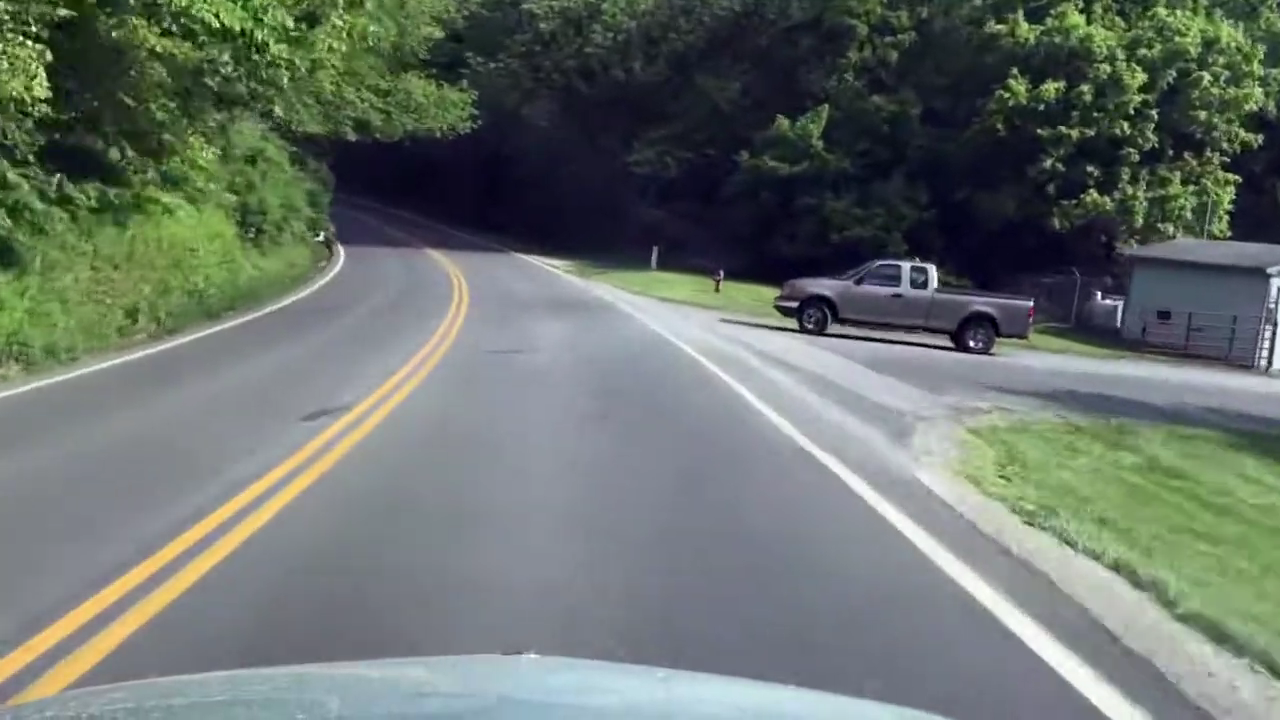
#> input picture Task 2/2 (1).png, 1280 x 720 px, found by its file name
$ python 'Code 1.py'
#> lines starting #> are read from the running program, lines starting #| are printed output that depends on the picture; after the words box and inside, x2 and y2 are one past the last pixel; in counts of white or black regions, pixels touching at a corner belong together
import cv2
import numpy as np


def canny(img):
    gray = cv2.cvtColor(img, cv2.COLOR_BGR2GRAY)
    blur = cv2.GaussianBlur(gray, (5,5), 0)
    canny = cv2.Canny(blur, 50, 150)
    return canny

def ROI(img):
    height = img.shape[0]
    polygons = np.array([
        [(-100, height), (1500, height), (450, 250), (300, 250)]
    ])
    mask = np.zeros_like(img)
    cv2.fillPoly(mask, polygons, 255)
    masked_image = cv2.bitwise_and(img, mask)
    return masked_image

def display_lines(img, lines):
    line_image = np.zeros_like(img)
    if lines is not None:
        for line in lines:
            x1, y1, x2, y2 = line.reshape(4)
            cv2.line(line_image, (x1, y1), (x2, y2), (255, 0, 0), 10)
    return line_image

def coordinates(img, parameters):
    slope, intercept = parameters
    y1 = img.shape[0]
    y2 = int(y1 * (3/5))
    x1 = int((y1 - intercept) / slope)
    x2 = int((y2 - intercept) / slope)
    return np.array([x1, y1, x2, y2])


def average_slope(img, lines):
    left_fit = []
    right_fit = []
    if lines is not None:
        for line in lines:
            x1, y1, x2, y2 = line.reshape(4)
            parameters = np.polyfit((x1, x2), (y1, y2), 1)
            slope = parameters[0]
            intercept = parameters[1]
            if slope < 0:
                left_fit.append((slope, intercept))
            else:
                right_fit.append((slope, intercept))
    left_fit_average = np.average(left_fit, axis=0)
    right_fit_average = np.average(right_fit, axis=0)
    left_line = coordinates(img, left_fit_average)
    right_line = coordinates(img, right_fit_average)
    return np.array([left_line, right_line])

img = cv2.imread("c:\\Users\\Dell\\Desktop\\Soumye Chauhan 26-B3-39\\Task 2\\2 (1).png", -1)
#> img is the input picture: shape (720, 1280, 4); mean B, G, R, A 108.2, 114.3, 105.3, 255
lane_image = np.copy(img)
canny = canny(lane_image)
#> in canny, `canny = cv2.Canny(blur, 50, 150)`:
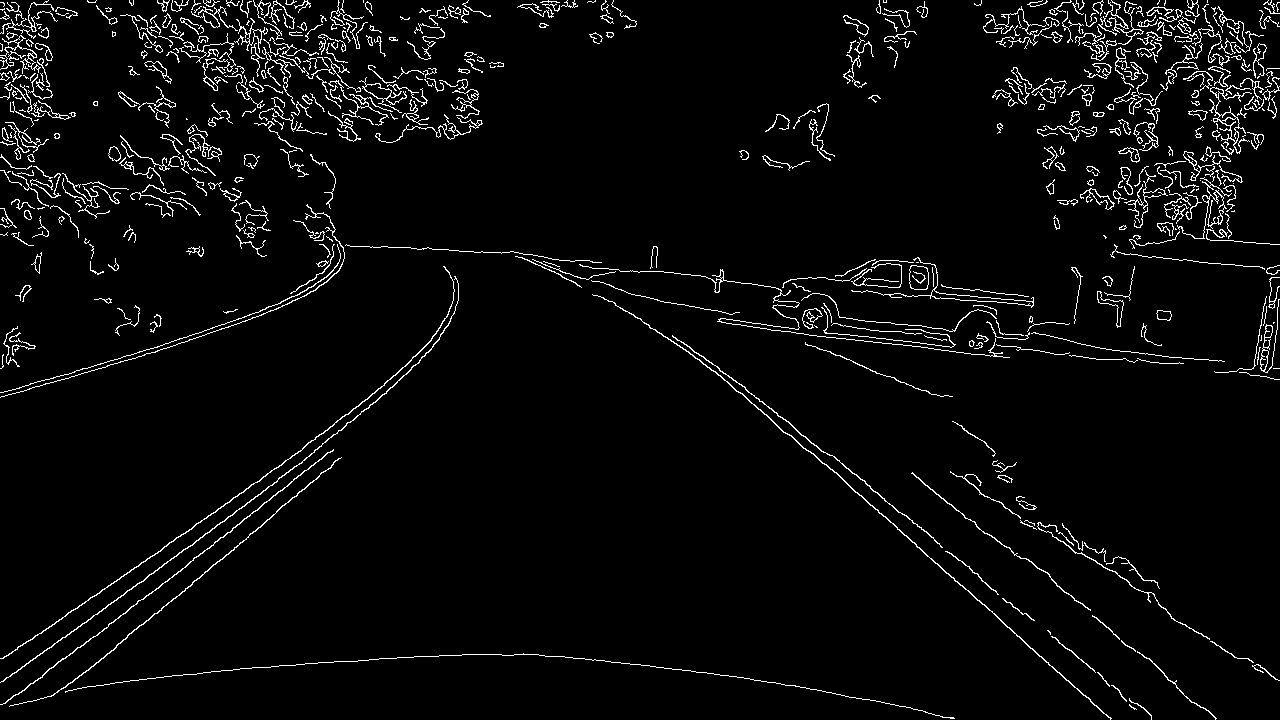
#> canny: shape (720, 1280); 3.9% white in thin lines or dots
roi = ROI(canny)
#> in ROI, `cv2.fillPoly(mask, polygons, 255)`:
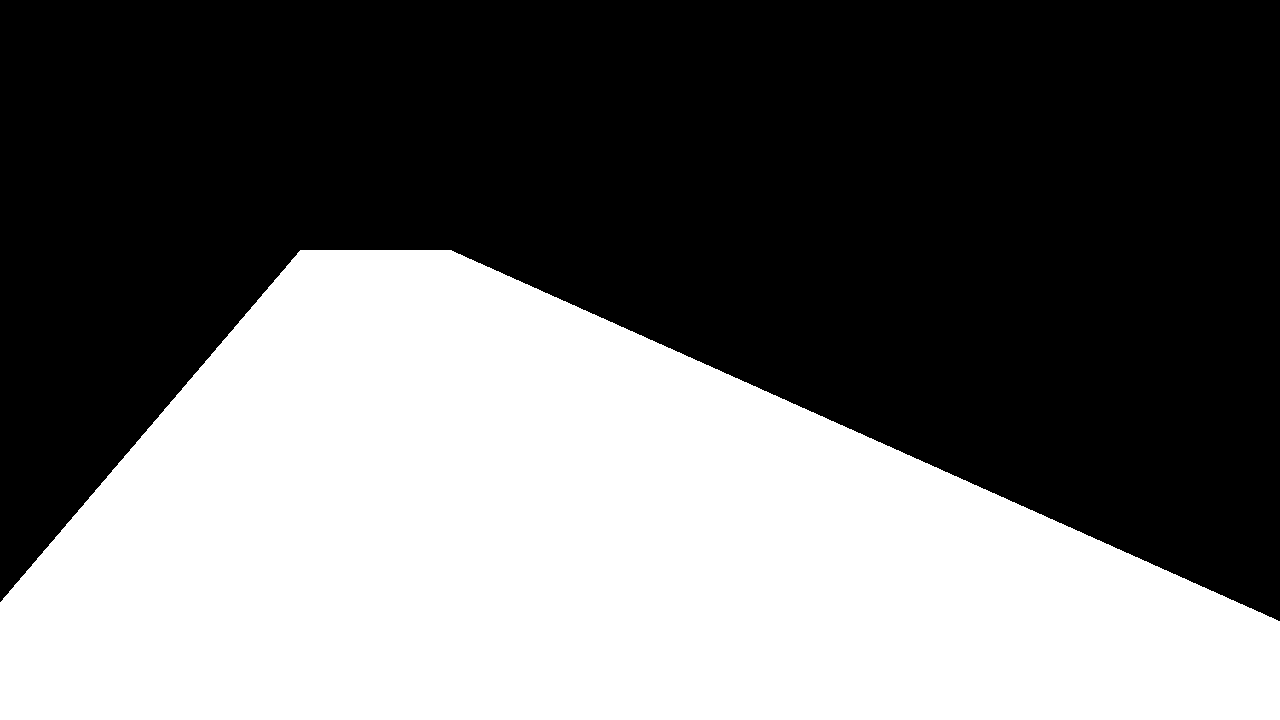
#> mask: shape (720, 1280); 42.8% white; 1 white region, box (x1, y1, x2, y2) and area: (0, 250, 1280, 720) 394687
#> in ROI, `masked_image = cv2.bitwise_and(img, mask)`:
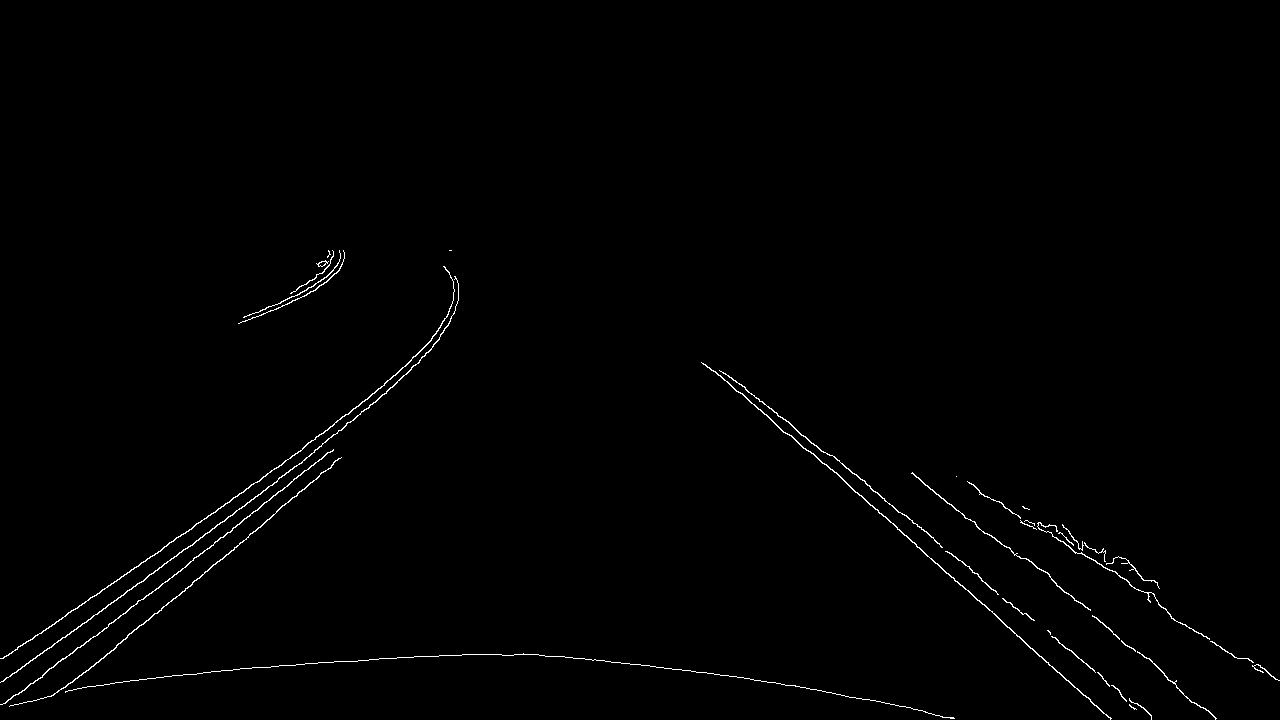
#> masked_image: shape (720, 1280); 0.75% white in thin lines or dots, all inside (x1, y1, x2, y2) = (0, 250, 1280, 720)
lines = cv2.HoughLinesP(roi, 2, np.pi/180, 100, np.array([]), minLineLength=40, maxLineGap=5)
#> lines = 33 rows, first 6: [931, 558, 1110, 719], [75, 609, 249, 487], [136, 629, 333, 464], [731, 377, 827, 454], [2, 681, 139, 582], [4, 703, 187, 565]
average_lines = average_slope(lane_image, lines)
#> the loop in average_slope, `for line in lines:` made 33 passes
#> (x1, y1, x2, y2, slope, intercept) on passes 1 to 12: (931, 558, 1110, 719, 0.899, -279.4), (75, 609, 249, 487, -0.701, 661.6), (136, 629, 333, 464, -0.838, 742.9), (731, 377, 827, 454, 0.802, -209.3), (2, 681, 139, 582, -0.723, 682.4), (4, 703, 187, 565, -0.754, 706), (845, 482, 920, 548, 0.88, -261.6), (324, 662, 423, 656, -0.0606, 681.6), (113, 602, 188, 546, -0.747, 686.4), (831, 455, 902, 514, 0.831, -235.5), (1051, 636, 1098, 673, 0.787, -191.4), (314, 450, 376, 401, -0.79, 698.2)
#> after the loop in average_slope, `for line in lines:`: left_fit = 18 items, first 6: (-0.701, 661.6), (-0.838, 742.9), (-0.723, 682.4), (-0.754, 706), (-0.0606, 681.6), (-0.747, 686.4); right_fit = [(0.899, -279.4), (0.802, -209.3), (0.88, -261.6), (0.831, -235.5), (0.787, -191.4), (0.796, -252.2), (0.122, 587.1), (0.805, -209.6), (0.628, -124.9), (0.842, -229.7), (0.646, -142.3), (0.182, 541.5), (0.788, -245.3), (0.812, -216.7), (0.881, -261)]
#> in average_slope, `left_fit_average = np.average(left_fit, axis=0)`: left_fit_average = [-0.703, 702.1]
#> in average_slope, `right_fit_average = np.average(right_fit, axis=0)`: right_fit_average = [0.714, -115.4]
#> in coordinates, `slope, intercept = parameters`: slope = -0.703; intercept = 702.1
#> in coordinates, `x1 = int((y1 - intercept) / slope)`: x1 = -25
#> in coordinates, `x2 = int((y2 - intercept) / slope)`: x2 = 384
#> in average_slope, `left_line = coordinates(img, left_fit_average)`: left_line = [-25, 720, 384, 432]
#> in average_slope, `right_line = coordinates(img, right_fit_average)`: right_line = [1170, 720, 767, 432]
#> average_lines = [[-25, 720, 384, 432], [1170, 720, 767, 432]]
line_image = display_lines(lane_image, average_lines)
#> the loop in display_lines, `for line in lines:` made 2 passes
final_image = cv2.addWeighted(lane_image, 0.8, line_image, 2, 2)
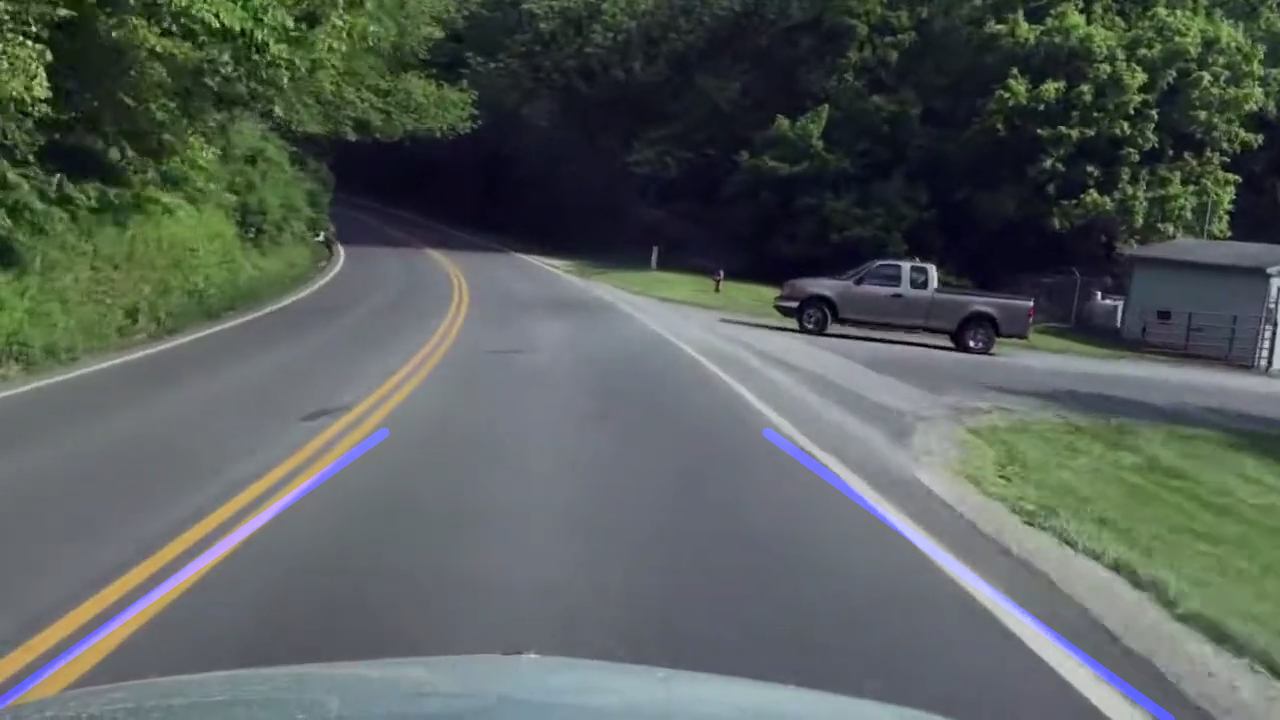
#> final_image: shape (720, 1280, 4); mean B, G, R, A 90, 93.4, 86.2, 206
cv2.imwrite("c:\\Users\\Dell\\Desktop\\Soumye Chauhan 26-B3-39\\Task 2\\Output\\output.png", final_image)
cv2.imshow ("image", final_image)
cv2.waitKey(0)

$ run again, with Task 2/3 (1).png copied over Task 2/2 (1).png
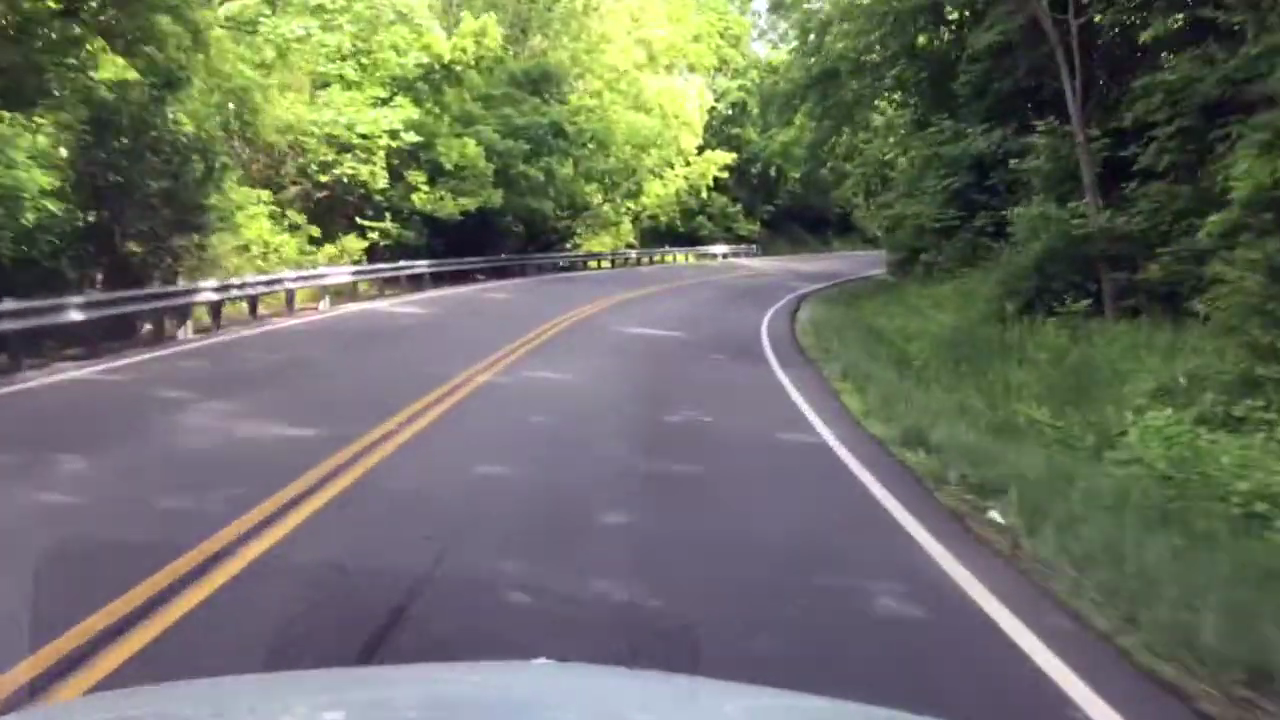
#> input picture Task 2/3 (1).png, 1280 x 720 px, found by its file name
#> img is the input picture: shape (720, 1280, 4); mean B, G, R, A 98.2, 112, 108.4, 255
#> in canny, `canny = cv2.Canny(blur, 50, 150)`:
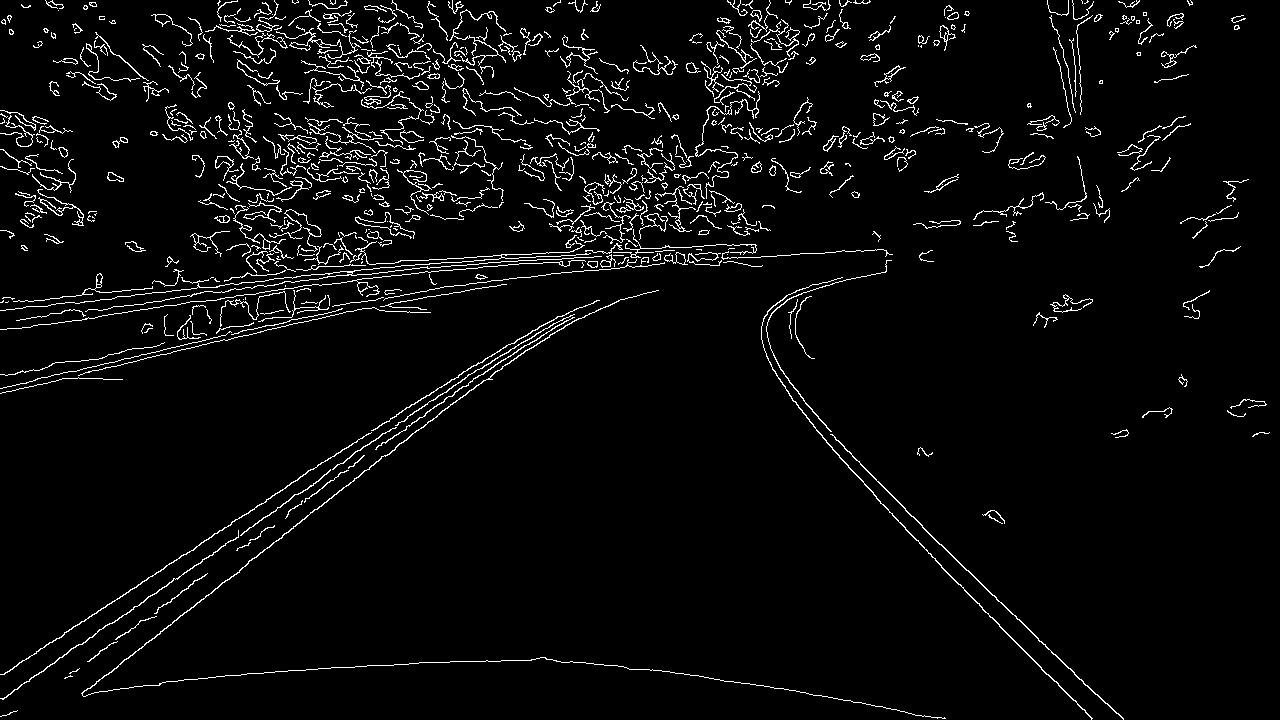
#> canny: shape (720, 1280); 4.1% white in thin lines or dots
#> mask: shape (720, 1280); 42.8% white; 1 white region, box (x1, y1, x2, y2) and area: (0, 250, 1280, 720) 394687
#> masked_image: shape (720, 1280); 0.85% white in thin lines or dots, all inside (x1, y1, x2, y2) = (0, 250, 1124, 720)
#> lines = 50 rows, first 6: [256, 557, 304, 519], [241, 568, 385, 455], [111, 623, 206, 557], [138, 584, 187, 552], [921, 525, 1105, 703], [367, 445, 475, 370]
#> the loop in average_slope, `for line in lines:` made 50 passes
#> (x1, y1, x2, y2, slope, intercept) on passes 1 to 8: (256, 557, 304, 519, -0.792, 759.7), (241, 568, 385, 455, -0.785, 757.1), (111, 623, 206, 557, -0.695, 700.1), (138, 584, 187, 552, -0.653, 674.1), (921, 525, 1105, 703, 0.967, -366), (367, 445, 475, 370, -0.694, 699.9), (266, 499, 437, 388, -0.649, 671.7), (14, 666, 164, 568, -0.653, 675.1)
#> after the loop in average_slope, `for line in lines:`: left_fit = 42 pairs, first value -0.804 to -0.0508, second value 280.7 to 760.4; right_fit = [(0.967, -366), (1.03, -402.6), (0.157, 566.2), (0.186, 543.3), (1, -373), (1, -396), (0.093, 608), (0.0222, 302.4)]
#> left_fit_average = [-0.553, 618.4]
#> right_fit_average = [0.557, 60.29]
#> in coordinates, `slope, intercept = parameters`: slope = -0.553; intercept = 618.4
#> in coordinates, `x1 = int((y1 - intercept) / slope)`: x1 = -183
#> in coordinates, `x2 = int((y2 - intercept) / slope)`: x2 = 337
#> left_line = [-183, 720, 337, 432]
#> right_line = [1184, 720, 667, 432]
#> average_lines = [[-183, 720, 337, 432], [1184, 720, 667, 432]]
#> the loop in display_lines, `for line in lines:` made 2 passes
#> `final_image = cv2.addWeighted(lane_image, 0.8, line_image, 2, 2)`:
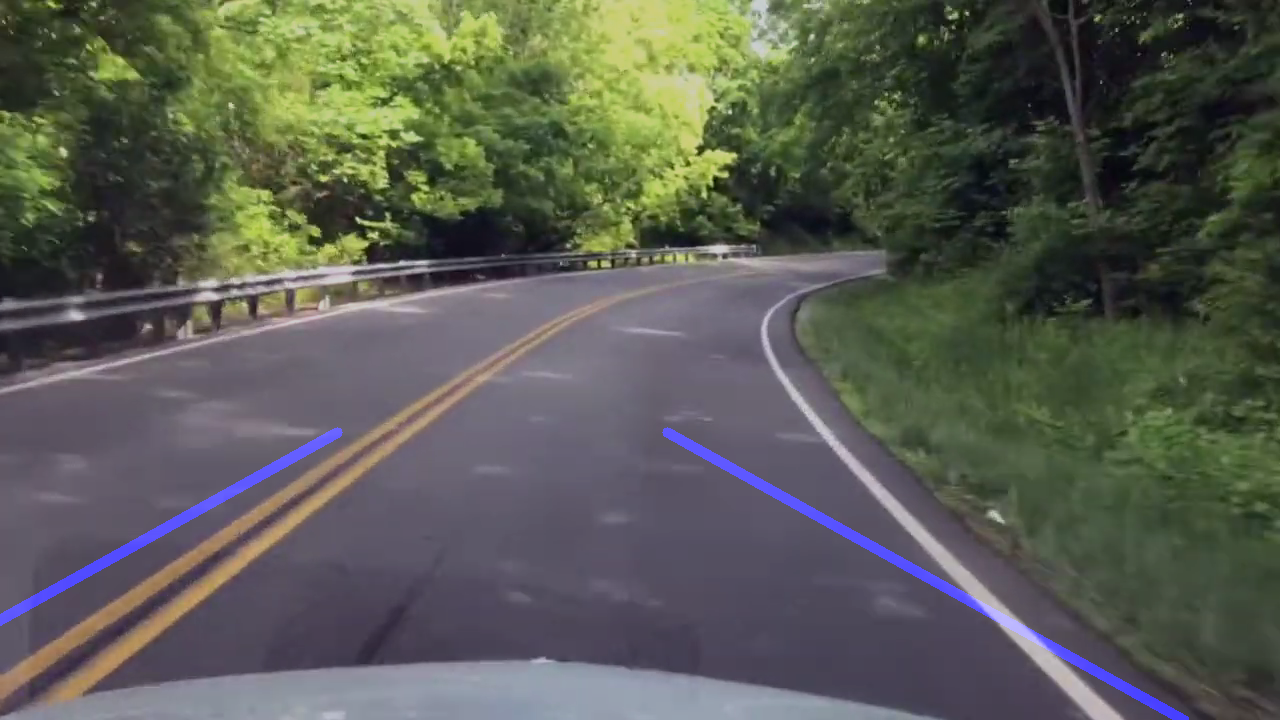
#> final_image: shape (720, 1280, 4); mean B, G, R, A 82.3, 91.6, 88.7, 206
